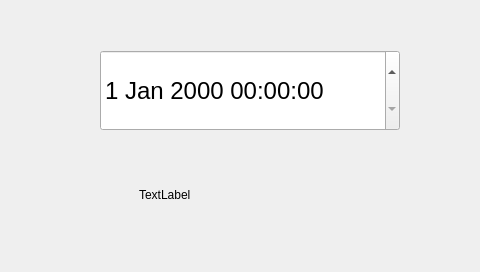
<?xml version="1.0" encoding="UTF-8"?>
<ui version="4.0">
 <class>Dialog_timer_setup</class>
 <widget class="QDialog" name="Dialog_timer_setup">
  <property name="geometry">
   <rect>
    <x>0</x>
    <y>0</y>
    <width>480</width>
    <height>272</height>
   </rect>
  </property>
  <property name="windowTitle">
   <string>Dialog</string>
  </property>
  <widget class="QDateTimeEdit" name="dateTimeEdit">
   <property name="geometry">
    <rect>
     <x>100</x>
     <y>50</y>
     <width>300</width>
     <height>81</height>
    </rect>
   </property>
   <property name="font">
    <font>
     <pointsize>18</pointsize>
    </font>
   </property>
  </widget>
  <widget class="QLabel" name="label">
   <property name="geometry">
    <rect>
     <x>139</x>
     <y>170</y>
     <width>231</width>
     <height>50</height>
    </rect>
   </property>
   <property name="minimumSize">
    <size>
     <width>200</width>
     <height>50</height>
    </size>
   </property>
   <property name="text">
    <string>TextLabel</string>
   </property>
  </widget>
 </widget>
 <resources/>
 <connections/>
</ui>
